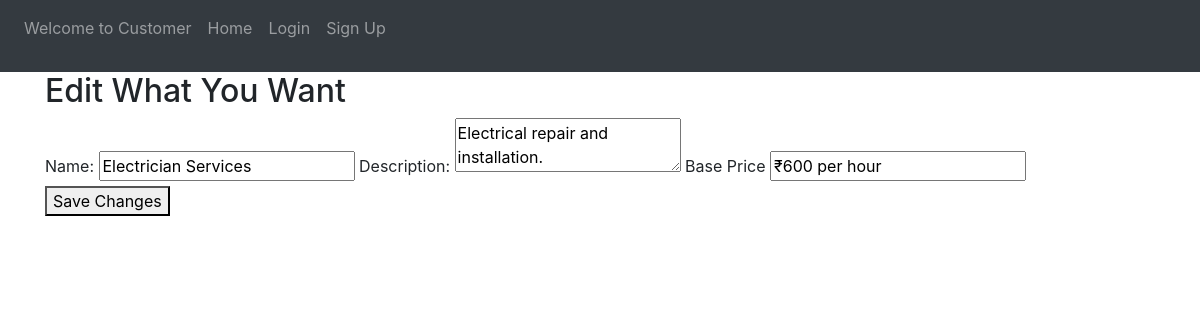
Before: /edit/3 with the older database file.
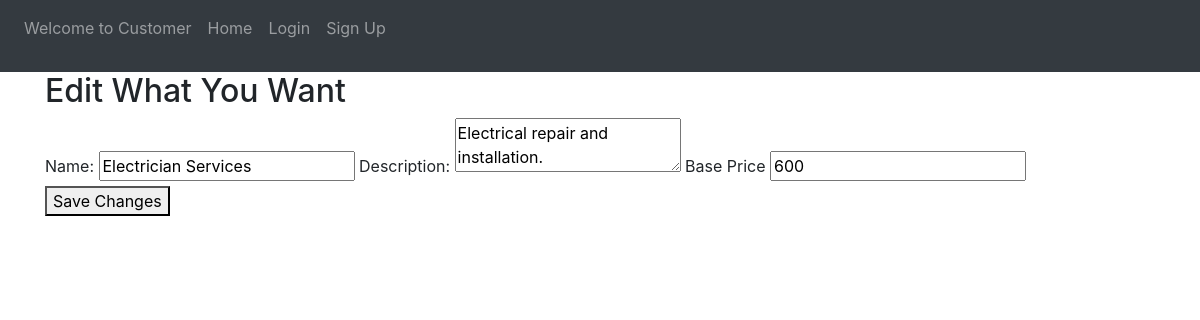
After: the same page with the newer database file.
### website/models.py (models this page shows)
class Service(db.Model):
    __tablename__ = "service"
    id = db.Column(db.Integer, primary_key=True)
    name = db.Column(db.String(80), nullable=False)
    description = db.Column(db.String, nullable=False)
    base_price=db.Column(db.Integer,nullable=False)
    service_professional=db.relationship('Service_professional')

### website/views.py (the view, shortened to what this page needs)
@views.route("/edit/<int:service_id>",methods=["GET","POST"])
def editService(service_id):
      service=Service.query.filter_by(id=service_id).first()
      if request.method=="GET":
        print(service.description)
        return render_template("edit_service.html",service=service)

### website/templates/edit_service.html
{% extends "base.html"%}{% block content %}
<h2>Edit What You Want</h2>
<form method="POST" action="/edit/{{ service.id }}">
    <label for="name">Name:</label>
    <input type="text" id="name" name="name" value="{{ service.name }}" required>
    <label for="description">Description:</label>
    <textarea id="description" name="description" required>{{ service.description }}</textarea>
    <label for="base_price">Base Price</label>
    <input type="integer" id="base_price" name="base_price" value="{{ service.base_price }}" required>
    <button type="submit">Save Changes</button>
</form>
{%endblock%}

Changed rows visible on the page:
changed Service "Electrician Services": base_price "₹600 per hour" → "600"
